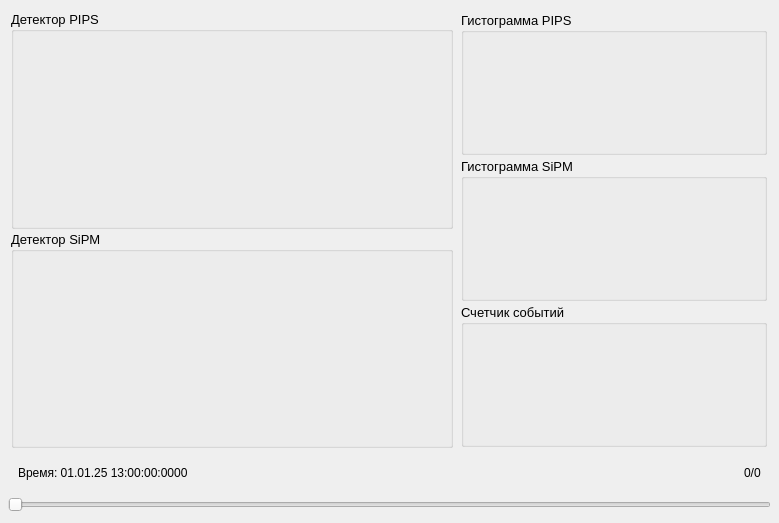
<?xml version="1.0" encoding="UTF-8"?>
<ui version="4.0">
 <class>Form</class>
 <widget class="QWidget" name="Form">
  <property name="geometry">
   <rect>
    <x>0</x>
    <y>0</y>
    <width>779</width>
    <height>523</height>
   </rect>
  </property>
  <property name="windowTitle">
   <string>Form</string>
  </property>
  <layout class="QGridLayout" name="gridLayout">
   <property name="leftMargin">
    <number>5</number>
   </property>
   <property name="topMargin">
    <number>5</number>
   </property>
   <property name="rightMargin">
    <number>5</number>
   </property>
   <property name="bottomMargin">
    <number>5</number>
   </property>
   <item row="1" column="0">
    <widget class="QWidget" name="graph_widget" native="true">
     <property name="sizePolicy">
      <sizepolicy hsizetype="Expanding" vsizetype="Expanding">
       <horstretch>0</horstretch>
       <verstretch>0</verstretch>
      </sizepolicy>
     </property>
     <layout class="QGridLayout" name="gridLayout_4">
      <property name="leftMargin">
       <number>2</number>
      </property>
      <property name="topMargin">
       <number>2</number>
      </property>
      <property name="rightMargin">
       <number>2</number>
      </property>
      <property name="bottomMargin">
       <number>2</number>
      </property>
      <property name="spacing">
       <number>2</number>
      </property>
      <item row="0" column="0">
       <layout class="QVBoxLayout" name="verticalLayout_graph" stretch="0,0,0,0">
        <property name="spacing">
         <number>2</number>
        </property>
        <property name="leftMargin">
         <number>1</number>
        </property>
        <property name="topMargin">
         <number>1</number>
        </property>
        <property name="rightMargin">
         <number>1</number>
        </property>
        <property name="bottomMargin">
         <number>1</number>
        </property>
        <item>
         <layout class="QHBoxLayout" name="horizontalLayout_4" stretch="10,7">
          <property name="spacing">
           <number>3</number>
          </property>
          <property name="leftMargin">
           <number>1</number>
          </property>
          <property name="topMargin">
           <number>1</number>
          </property>
          <property name="rightMargin">
           <number>1</number>
          </property>
          <property name="bottomMargin">
           <number>1</number>
          </property>
          <item>
           <layout class="QVBoxLayout" name="verticalLayout_5" stretch="1,1">
            <property name="spacing">
             <number>2</number>
            </property>
            <property name="sizeConstraint">
             <enum>QLayout::SetDefaultConstraint</enum>
            </property>
            <property name="leftMargin">
             <number>2</number>
            </property>
            <property name="topMargin">
             <number>2</number>
            </property>
            <property name="rightMargin">
             <number>2</number>
            </property>
            <property name="bottomMargin">
             <number>2</number>
            </property>
            <item>
             <widget class="QGroupBox" name="groupBox_4">
              <property name="minimumSize">
               <size>
                <width>0</width>
                <height>0</height>
               </size>
              </property>
              <property name="font">
               <font>
                <pointsize>10</pointsize>
               </font>
              </property>
              <property name="styleSheet">
               <string notr="true"/>
              </property>
              <property name="title">
               <string>Детектор PIPS</string>
              </property>
              <layout class="QHBoxLayout" name="horizontalLayout_7" stretch="1">
               <property name="spacing">
                <number>2</number>
               </property>
               <property name="leftMargin">
                <number>2</number>
               </property>
               <property name="topMargin">
                <number>2</number>
               </property>
               <property name="rightMargin">
                <number>2</number>
               </property>
               <property name="bottomMargin">
                <number>2</number>
               </property>
               <item>
                <layout class="QHBoxLayout" name="vLayout_pips">
                 <property name="spacing">
                  <number>0</number>
                 </property>
                 <property name="leftMargin">
                  <number>2</number>
                 </property>
                 <property name="topMargin">
                  <number>2</number>
                 </property>
                 <property name="rightMargin">
                  <number>2</number>
                 </property>
                 <property name="bottomMargin">
                  <number>2</number>
                 </property>
                </layout>
               </item>
              </layout>
             </widget>
            </item>
            <item>
             <widget class="QGroupBox" name="groupBox_5">
              <property name="minimumSize">
               <size>
                <width>0</width>
                <height>0</height>
               </size>
              </property>
              <property name="font">
               <font>
                <pointsize>10</pointsize>
               </font>
              </property>
              <property name="styleSheet">
               <string notr="true"/>
              </property>
              <property name="title">
               <string>Детектор SiPM</string>
              </property>
              <layout class="QHBoxLayout" name="horizontalLayout_8" stretch="1">
               <property name="spacing">
                <number>2</number>
               </property>
               <property name="leftMargin">
                <number>2</number>
               </property>
               <property name="topMargin">
                <number>2</number>
               </property>
               <property name="rightMargin">
                <number>2</number>
               </property>
               <property name="bottomMargin">
                <number>2</number>
               </property>
               <item>
                <layout class="QVBoxLayout" name="vLayout_sipm">
                 <property name="spacing">
                  <number>0</number>
                 </property>
                 <property name="leftMargin">
                  <number>2</number>
                 </property>
                 <property name="topMargin">
                  <number>2</number>
                 </property>
                 <property name="rightMargin">
                  <number>2</number>
                 </property>
                 <property name="bottomMargin">
                  <number>2</number>
                 </property>
                </layout>
               </item>
              </layout>
             </widget>
            </item>
           </layout>
          </item>
          <item>
           <layout class="QVBoxLayout" name="verticalLayout_8" stretch="1,1,1">
            <property name="spacing">
             <number>3</number>
            </property>
            <property name="leftMargin">
             <number>3</number>
            </property>
            <property name="topMargin">
             <number>3</number>
            </property>
            <property name="rightMargin">
             <number>3</number>
            </property>
            <property name="bottomMargin">
             <number>3</number>
            </property>
            <item>
             <widget class="QGroupBox" name="groupBox_6">
              <property name="minimumSize">
               <size>
                <width>0</width>
                <height>0</height>
               </size>
              </property>
              <property name="font">
               <font>
                <pointsize>10</pointsize>
               </font>
              </property>
              <property name="styleSheet">
               <string notr="true"/>
              </property>
              <property name="title">
               <string>Гистограмма PIPS</string>
              </property>
              <layout class="QVBoxLayout" name="verticalLayout_16">
               <property name="spacing">
                <number>2</number>
               </property>
               <property name="leftMargin">
                <number>2</number>
               </property>
               <property name="topMargin">
                <number>2</number>
               </property>
               <property name="rightMargin">
                <number>2</number>
               </property>
               <property name="bottomMargin">
                <number>2</number>
               </property>
               <item>
                <layout class="QVBoxLayout" name="vLayout_hist_pips">
                 <property name="spacing">
                  <number>0</number>
                 </property>
                 <property name="leftMargin">
                  <number>2</number>
                 </property>
                 <property name="topMargin">
                  <number>2</number>
                 </property>
                 <property name="rightMargin">
                  <number>2</number>
                 </property>
                 <property name="bottomMargin">
                  <number>2</number>
                 </property>
                </layout>
               </item>
              </layout>
             </widget>
            </item>
            <item>
             <widget class="QGroupBox" name="groupBox_8">
              <property name="minimumSize">
               <size>
                <width>0</width>
                <height>0</height>
               </size>
              </property>
              <property name="font">
               <font>
                <pointsize>10</pointsize>
               </font>
              </property>
              <property name="styleSheet">
               <string notr="true"/>
              </property>
              <property name="title">
               <string>Гистограмма SiPM</string>
              </property>
              <layout class="QVBoxLayout" name="verticalLayout_18">
               <property name="spacing">
                <number>2</number>
               </property>
               <property name="leftMargin">
                <number>2</number>
               </property>
               <property name="topMargin">
                <number>2</number>
               </property>
               <property name="rightMargin">
                <number>2</number>
               </property>
               <property name="bottomMargin">
                <number>2</number>
               </property>
               <item>
                <layout class="QVBoxLayout" name="vLayout_hist_sipm">
                 <property name="spacing">
                  <number>0</number>
                 </property>
                 <property name="leftMargin">
                  <number>2</number>
                 </property>
                 <property name="topMargin">
                  <number>2</number>
                 </property>
                 <property name="rightMargin">
                  <number>2</number>
                 </property>
                 <property name="bottomMargin">
                  <number>2</number>
                 </property>
                </layout>
               </item>
              </layout>
             </widget>
            </item>
            <item>
             <widget class="QGroupBox" name="groupBox_7">
              <property name="minimumSize">
               <size>
                <width>0</width>
                <height>0</height>
               </size>
              </property>
              <property name="font">
               <font>
                <pointsize>10</pointsize>
               </font>
              </property>
              <property name="styleSheet">
               <string notr="true"/>
              </property>
              <property name="title">
               <string>Счетчик событий</string>
              </property>
              <layout class="QVBoxLayout" name="verticalLayout_17">
               <property name="spacing">
                <number>2</number>
               </property>
               <property name="leftMargin">
                <number>2</number>
               </property>
               <property name="topMargin">
                <number>2</number>
               </property>
               <property name="rightMargin">
                <number>2</number>
               </property>
               <property name="bottomMargin">
                <number>2</number>
               </property>
               <item>
                <layout class="QVBoxLayout" name="vLayout_hist_counter">
                 <property name="spacing">
                  <number>0</number>
                 </property>
                 <property name="leftMargin">
                  <number>2</number>
                 </property>
                 <property name="topMargin">
                  <number>2</number>
                 </property>
                 <property name="rightMargin">
                  <number>2</number>
                 </property>
                 <property name="bottomMargin">
                  <number>2</number>
                 </property>
                </layout>
               </item>
              </layout>
             </widget>
            </item>
           </layout>
          </item>
         </layout>
        </item>
        <item>
         <layout class="QHBoxLayout" name="horizontalLayout">
          <property name="leftMargin">
           <number>10</number>
          </property>
          <property name="topMargin">
           <number>10</number>
          </property>
          <property name="rightMargin">
           <number>10</number>
          </property>
          <property name="bottomMargin">
           <number>10</number>
          </property>
          <item>
           <widget class="QLabel" name="label_time_data">
            <property name="text">
             <string>Время: 01.01.25 13:00:00:0000</string>
            </property>
           </widget>
          </item>
          <item>
           <spacer name="horizontalSpacer">
            <property name="orientation">
             <enum>Qt::Horizontal</enum>
            </property>
            <property name="sizeHint" stdset="0">
             <size>
              <width>40</width>
              <height>20</height>
             </size>
            </property>
           </spacer>
          </item>
          <item>
           <widget class="QLabel" name="label_counter_data">
            <property name="text">
             <string>0/0</string>
            </property>
           </widget>
          </item>
         </layout>
        </item>
        <item>
         <widget class="QSlider" name="horizontalSlider_time_scale">
          <property name="minimumSize">
           <size>
            <width>0</width>
            <height>20</height>
           </size>
          </property>
          <property name="minimum">
           <number>1</number>
          </property>
          <property name="maximum">
           <number>100</number>
          </property>
          <property name="orientation">
           <enum>Qt::Horizontal</enum>
          </property>
         </widget>
        </item>
        <item>
         <layout class="QVBoxLayout" name="vLayout_ser_connect">
          <property name="spacing">
           <number>0</number>
          </property>
          <property name="leftMargin">
           <number>0</number>
          </property>
          <property name="topMargin">
           <number>0</number>
          </property>
          <property name="rightMargin">
           <number>0</number>
          </property>
          <property name="bottomMargin">
           <number>0</number>
          </property>
         </layout>
        </item>
       </layout>
      </item>
     </layout>
    </widget>
   </item>
  </layout>
 </widget>
 <resources/>
 <connections/>
</ui>
